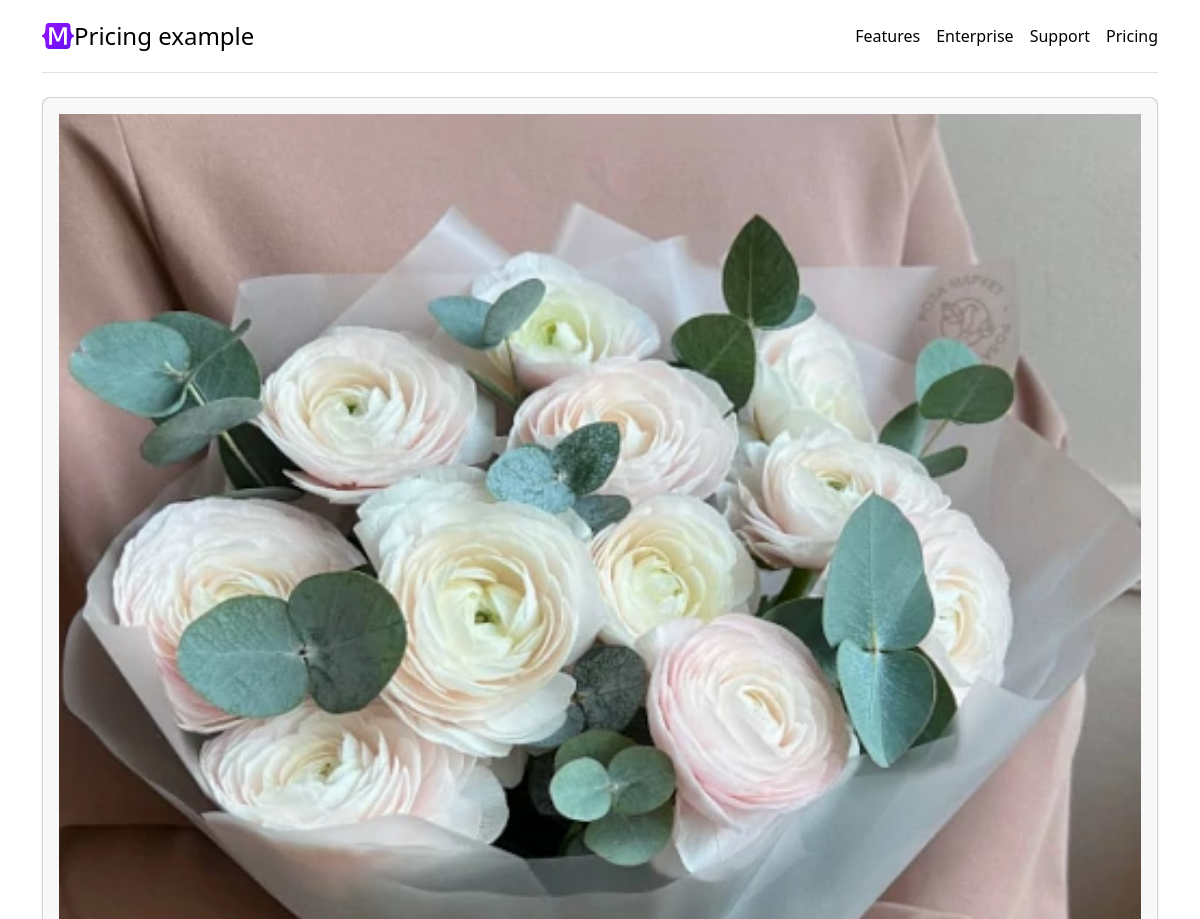
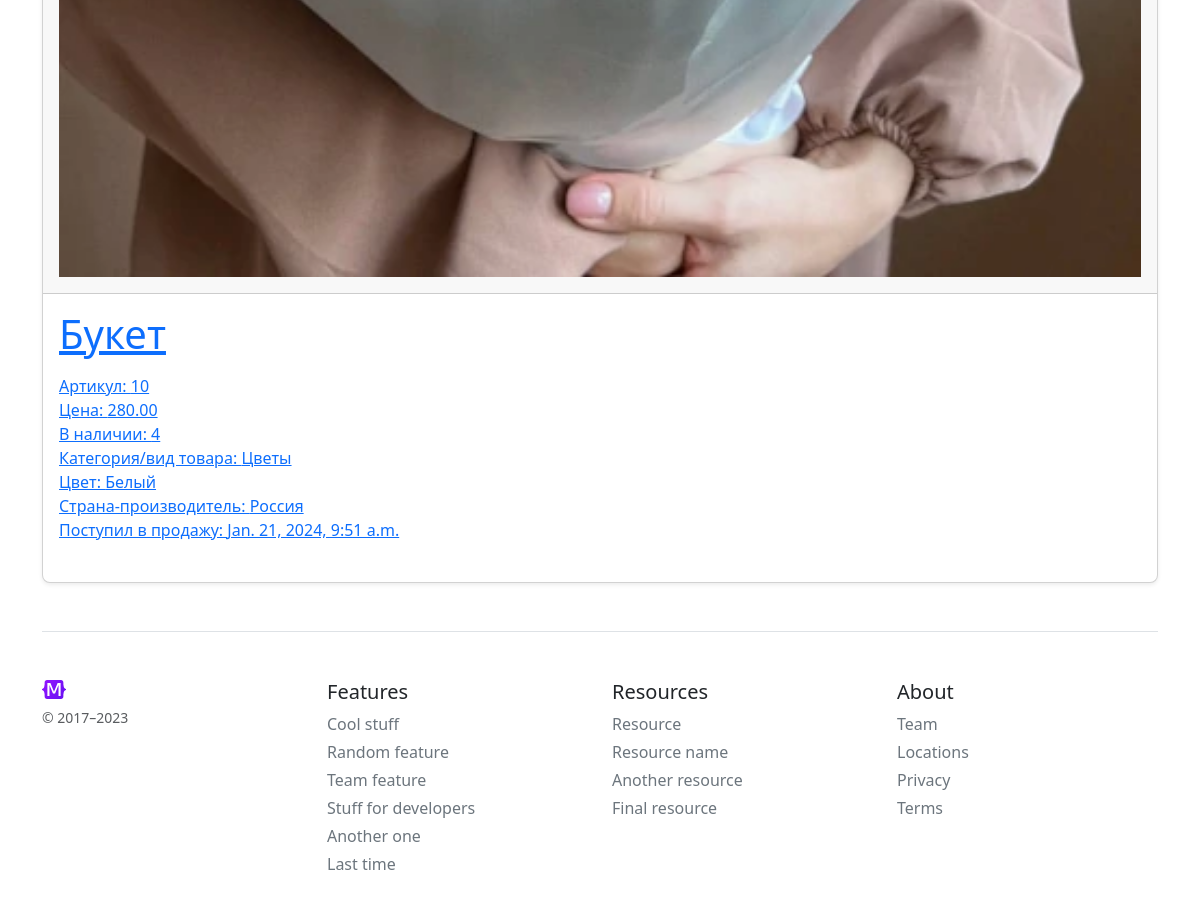
Page /products/10/ on the committed database (2 pictures, top to bottom).
### products/models.py (models this page shows)
class Product(NameMixin,
              models.Model):
    objects = models.Manager()  # По умолчанию. Нужен для админки.
    in_stock = ProductManager()
    added = models.DateTimeField(auto_now_add=True,
                                 verbose_name="Дата добавления")
    photo = models.ImageField(verbose_name="Фото. Рекомендовано 500 x 500 px", blank=False)
    price = models.DecimalField(max_digits=10,
                                decimal_places=2,
                                verbose_name="Цена",
                                validators=[MinValueValidator(Decimal('0.01'))])
    origin = models.ForeignKey(
        "Country",
        on_delete=models.CASCADE,
        verbose_name="Страна-производитель",
    )
    color = models.ForeignKey(
        "Color",
        on_delete=models.CASCADE,
        verbose_name="Цвет",
    )
    category = models.ForeignKey(
        "Category",
        on_delete=models.CASCADE,
        verbose_name="Категория / Вид товара",
    )
    stock = models.PositiveIntegerField(default=0,
                                        null=False,
                                        blank=False,
                                        verbose_name="Остаток товара")
    def get_absolute_url(self):
        return reverse('product-detail', kwargs={"pk": self.id})
    class Meta:
        verbose_name = "Товар"
        verbose_name_plural = "Товары"

class Category(NameMixin,
               models.Model):
    class Meta:
        verbose_name = "Категория/Вид товара"
        verbose_name_plural = "Категории/Виды товаров"

class Color(NameMixin,
            models.Model):
    class Meta:
        verbose_name = "Цвет"
        verbose_name_plural = "Цвета"

class Country(NameMixin,
              models.Model):
    class Meta:
        verbose_name = "Страна"
        verbose_name_plural = "Страны"

### products/views.py (the view)
# urls.py: path("products/<int:pk>/", ProductDetailView.as_view(), name="product-detail"),
class ProductDetailView(DetailView):
    model = Product

### general/model_mixins.py (called while the page is built)
    def __str__(self):
        return self.name

### products/templates/products/product_detail.html (shortened to what this page needs)
{% extends 'general/base.html' %}
{% block content %}
      <div class="col">
        <div class="card mb-4 rounded-3 shadow-sm">
          <a href="{{ object.get_absolute_url }}">
            <div class="card-header py-3">
              <img class="w-100 img-fluid" src="{{ object.photo.url }}" alt="{{ object.name }}">
            </div>
          </a>
          <div class="card-body">
            <a href="{{ object.get_absolute_url }}">
              <h1 class="card-title pricing-card-title">{{ object.name }}</h1>
              <ul class="list-unstyled mt-3 mb-4">
                <li>Артикул: {{ object.id }}</li>
                <li>Цена: {{ object.price }}</li>
                <li>В наличии: {{ object.stock }}</li>
                <li>Категория/вид товара: {{ object.category }}</li>
                <li>Цвет: {{ object.color }}</li>
                <li>Страна-производитель: {{ object.origin }}</li>
                <li>Поступил в продажу: {{ object.added }}</li>
              </ul>
            </a>
          </div>
        </div>
      </div>
{% endblock %}

### rows in the picture
Product: photo (picture), name "Букет", id "10", price "280.00", stock "4", category "Цветы", color "Белый", origin "Россия", added "Jan. 21, 2024, 9:51 a.m."
